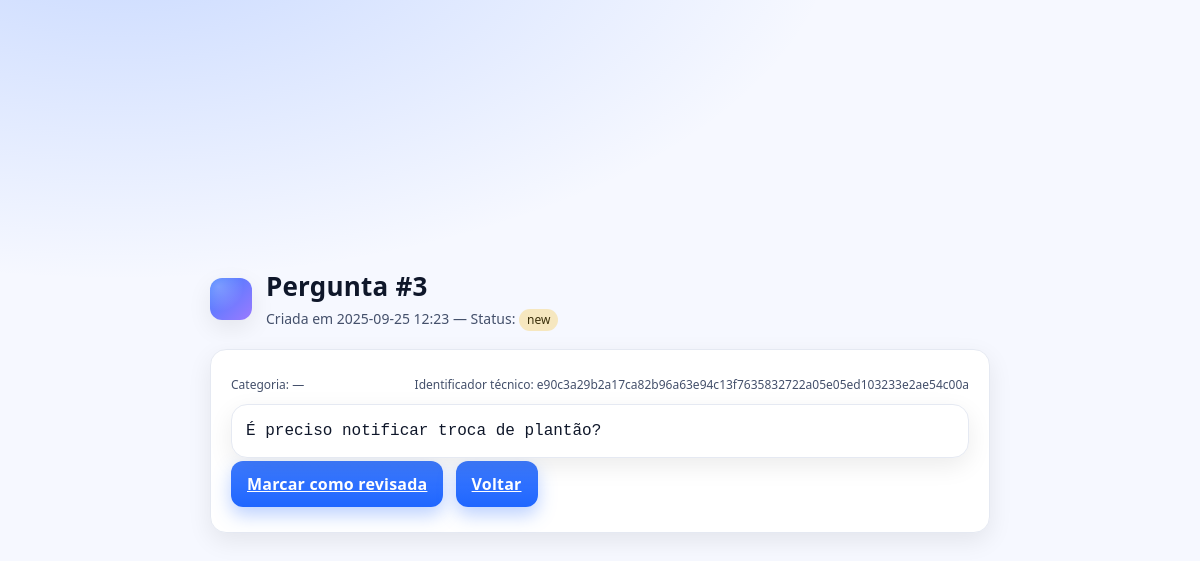
Page /inbox/3/ (signed in) on the committed database.
### questions/models.py (models this page shows, shortened)
class Question(models.Model):
    STATUS_NEW = 'new'
    STATUS_REVIEWED = 'reviewed'
    STATUS_CHOICES = [
        (STATUS_NEW, 'Novo'),
        (STATUS_REVIEWED, 'Revisado'),
    ]
    text = models.TextField('Pergunta')
    category = models.CharField(max_length=100, blank=True)
    created_at = models.DateTimeField(default=timezone.now)
    status = models.CharField(max_length=20, choices=STATUS_CHOICES, default=STATUS_NEW)
    ip_hash = models.CharField(max_length=64, blank=True)

### questions/views.py (the view)
# urls.py: path('inbox/<int:pk>/', inbox_detail, name='inbox_detail'),
@staff_member_required
def inbox_detail(request, pk):
    obj = Question.objects.get(pk=pk)
    return render(request, 'questions/inbox_detail.html', {'q': obj})

### questions/templates/questions/inbox_detail.html (shortened to what this page needs)
{% load static %}
<!doctype html>
<html lang="pt-br">
<head>
  <link rel="stylesheet" href="{% static 'css/ask.css' %}">
</head>
<body>
  <main class="container fade-in">
    <header class="header">
      <div class="logo" aria-hidden="true"></div>
      <div>
        <div class="title">Pergunta #{{ q.id }}</div>
        <div class="subtitle">Criada em {{ q.created_at|date:"Y-m-d H:i" }} — Status: <span class="pill {{ q.status }}">{{ q.status }}</span></div>
      </div>
    </header>
    <section class="card">
      <div class="helper" style="margin-bottom:10px">
        <span>Categoria: {{ q.category|default:"—" }}</span>
        <span class="muted">Identificador técnico: {{ q.ip_hash|default:"—" }}</span>
      </div>
      <div class="card" style="padding:14px">
        <pre>{{ q.text }}</pre>
      </div>
      {% if q.status != 'reviewed' %}
        <p style="margin-top:14px">
          <a class="btn" href="{% url 'questions:mark_reviewed' q.id %}">Marcar como revisada</a>
          <a class="btn" href="{% url 'questions:inbox' %}" style="margin-left:8px">Voltar</a>
        </p>
      {% else %}
        <p style="margin-top:14px">
          <a class="btn" href="{% url 'questions:inbox' %}">Voltar</a>
        </p>
      {% endif %}
    </section>
  </main>
</body>
</html>

### static/css/ask.css (style rules this page uses)
:root { --bg: #0b1020; --card: rgba(255,255,255,0.08); --card-border: rgba(255,255,255,0.12); --text: #e8ecf3; --muted: #aab3c5; --brand: #7aa2ff; --brand-strong: #3e7bff; --ok: #2ecc71; --err: #ff6b6b; --shadow: 0 10px 30px rgba(0,0,0,.35); }
@media (prefers-color-scheme: light) { :root { --bg: #f6f8ff; --card: #ffffff; --card-border: #e5e9f2; --text: #0f172a; --muted: #44506b; --brand: #3e7bff; --brand-strong: #1f66ff; --shadow: 0 8px 24px rgba(0,0,0,.08); } }
* { box-sizing:border-box }
html,body { height:100% }
body { margin:0; font: 16px/1.5 system-ui, -apple-system, Segoe UI, Roboto, Inter, Arial, sans-serif; color:var(--text); background: radial-gradient(1200px 600px at 10% -10%, rgba(62,123,255,.25), transparent 60%), var(--bg); display:flex; align-items:center; justify-content:center; padding:24px; }
.container { width:min(780px, 100%); }
.header { display:flex; align-items:center; gap:14px; margin-bottom:18px; }
.logo { width:42px; height:42px; border-radius:12px; background: radial-gradient(120% 120% at 20% 20%, rgba(255,255,255,.25), transparent 50%), linear-gradient(135deg, var(--brand), #9b7aff); box-shadow: var(--shadow); }
.title { font-weight:700; letter-spacing:.2px; font-size: clamp(20px, 3vw, 26px) }
.subtitle { color:var(--muted); font-size:14px; margin-top:2px }
.card { position:relative; border:1px solid var(--card-border); background: var(--card); border-radius:16px; box-shadow: var(--shadow); padding:20px; backdrop-filter: blur(6px); }
.helper { display:flex; justify-content:space-between; align-items:center; color:var(--muted); font-size:12px; margin-top:6px; }
.btn { appearance:none; border:none; cursor:pointer; user-select:none; padding:12px 16px; border-radius:12px; background: linear-gradient(180deg, var(--brand), var(--brand-strong)); color:white; font-weight:700; letter-spacing:.2px; transition: transform .06s ease, filter .15s ease, box-shadow .15s ease; box-shadow: 0 8px 18px color-mix(in oklab, var(--brand) 35%, transparent); }
.fade-in { animation:fade .25s ease both }
::placeholder { color: var(--muted); opacity:.85 }

### questions/templates/questions/inbox_detail.html (style rules this page uses)
.pill { border-radius:999px; padding:2px 8px; font-size:12px; display:inline-block }
.pill.new { background:color-mix(in oklab, #f7c948 35%, transparent); color:#3a2f0b }
pre { white-space:pre-wrap; margin:0; font-family: ui-monospace, SFMono-Regular, Menlo, monospace }

### rows in the picture
Question: id "3", created_at "2025-09-25 12:23", status "new", category "—", ip_hash "e90c3a29b2a17ca82b96a63e94c13f7635832722a05e05ed103233e2ae54c00a", text "É preciso notificar troca de plantão?"
